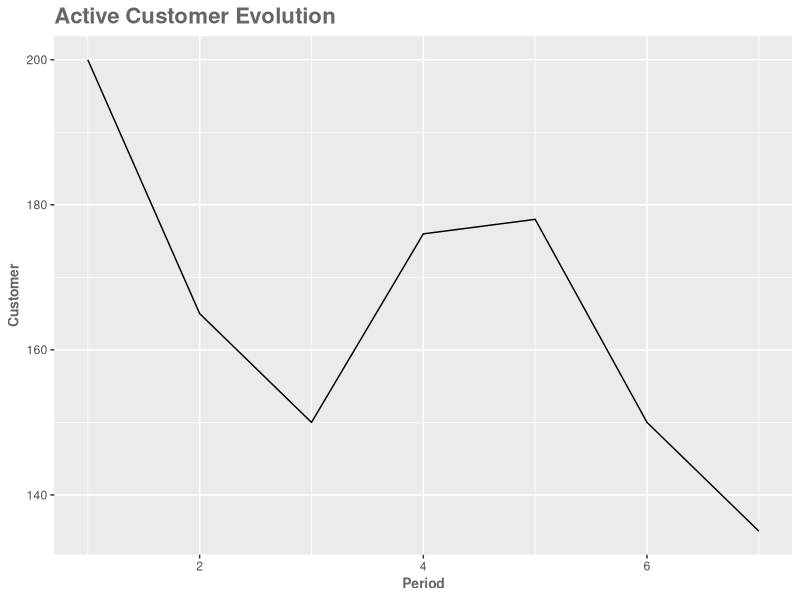
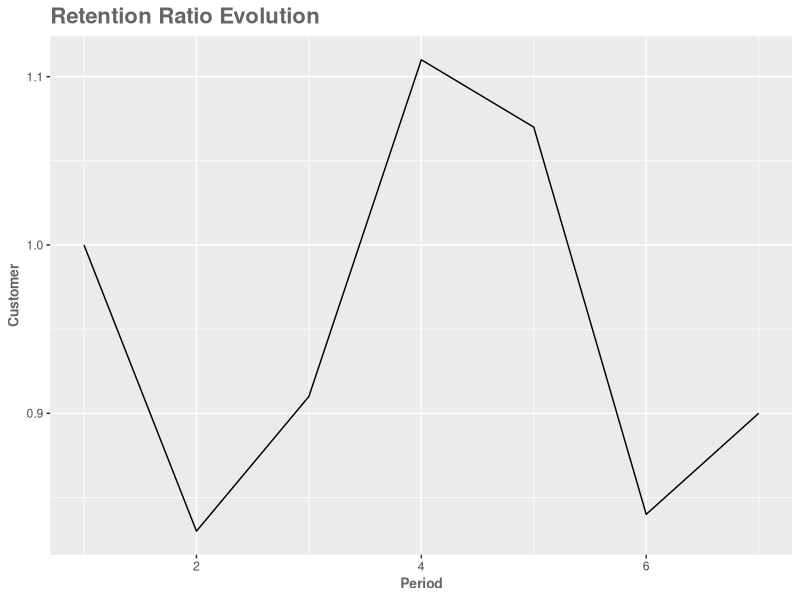
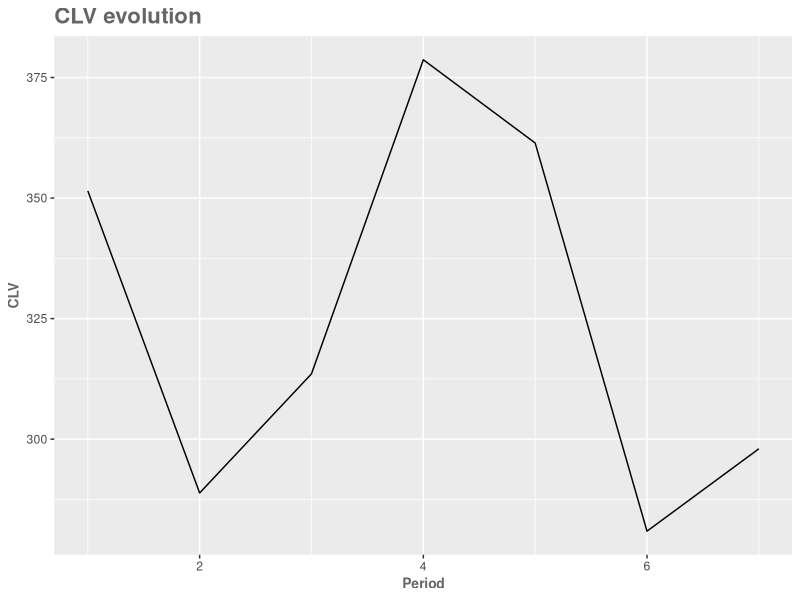

Source code (R) for these figures, in order:
#############################################################################
# IE Business School
# Customer Analytics
# S4 - CLV
# @JosepCurto | jcurto@faculty.ie.edu | 2018
# Version: 1.8
#############################################################################

# Clear console
cat("\f")

# Clear plots
graphics.off()

# Cleaning the environment
rm(list=ls())

# List of packages for session
.packages = c("readxl","ggplot2")

# Install CRAN packages (if not already installed)
.inst <- .packages %in% installed.packages()
if(length(.packages[!.inst]) > 0) install.packages(.packages[!.inst])

# Load packages into session 
lapply(.packages, require, character.only=TRUE)

# Load data into a dataframe
df <- read_excel("s4.xlsx", sheet = "Ex2")

# Summary
summary(df)

# Question: What we can say about the summary?

# Graph: how the number of customers is evolving
ggplot(df, aes(x = t, y = active)) +
  geom_line() + ggtitle("Active Customer Evolution") +
  ylab("Customer") + xlab("Period") +
  theme(plot.title = element_text(color="#666666", face="bold", size=16, hjust=0)) +
  theme(axis.title = element_text(color="#666666", face="bold", size=10))

# Graph: how the retention ratio is evolving
ggplot(df, aes(x = t, y = r)) + 
  geom_line() + ggtitle("Retention Ratio Evolution") + 
  ylab("Customer") + xlab("Period") +
  theme(plot.title = element_text(color="#666666", face="bold", size=16, hjust=0)) +
  theme(axis.title = element_text(color="#666666", face="bold", size=10))

# Partial CLV
df$CLV <- (df$p-df$c)*df$r/(1+df$i)^df$t

# Now we have a new column
df

#  Graph: how the partial CLV is evolving
ggplot(df, aes(x = t, y = CLV)) + geom_line() + ggtitle("CLV evolution") + ylab("CLV") + xlab("Period") + theme(plot.title = element_text(color="#666666", face="bold", size=16, hjust=0)) +
  theme(axis.title = element_text(color="#666666", face="bold", size=10))

# Question: What do we observe?

# Final step
CLV <- apply(df, 2, sum)
CLV[7]

# What does it mean this value?

# Question: What happens if retention ratio has a constant value of 0.80?